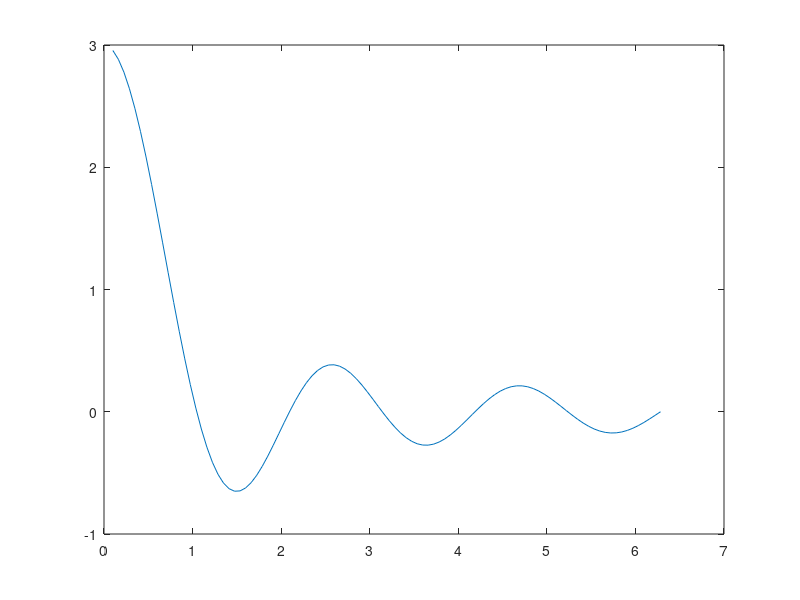

This figure's MATLAB source: (Note: this script raises an error after producing the figure.)
fv=@(x) sin(3*x)./x;
x=linspace(0.1,2*pi);
figure; 
plot(x,fv(x))
ax=gca;
ax.XAxisLocation = 'origin';
ax.YAxisLocation = 'origin';
box off; grid on
